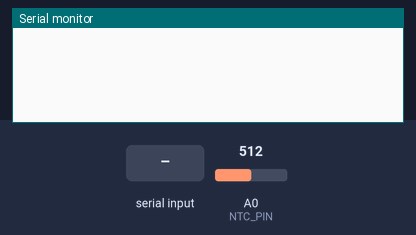
Simulated run of this sketch. Board: Arduino Uno, built with avr-gcc and run on an emulated ATmega328P. Parts: the last lines printed to the serial monitor. The inputs (shaded band) are chosen by the test bench; at power-on: A0 (NTC_PIN) = 512.

Above: at 0.9 s.
1.0 s: "1" received over Serial
At 1.26 s:
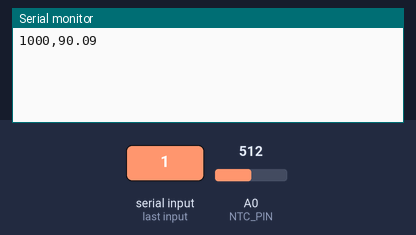
2.9 s: A0 (NTC_PIN) set to 716
At 3.26 s:
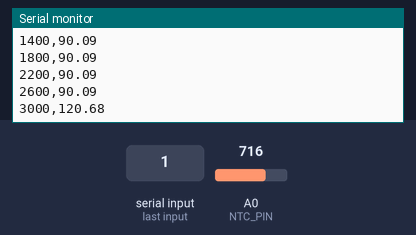
4.4 s: A0 (NTC_PIN) set to 900
At 4.46 s:
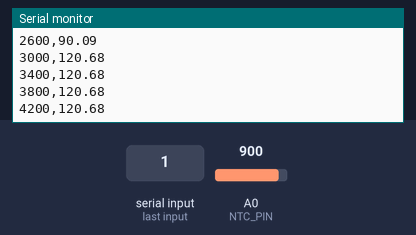
Timing chart, 0 to 7.4 s (numbered marks = the images above; inputs shaded):
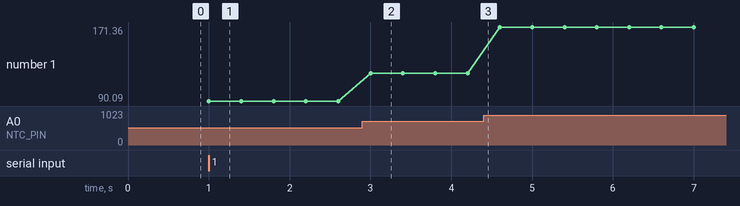

The sketch:

NTC_read.ino
```cpp
// تنظیمات NTC
int ssrPin = 9;
const float R_FIXED = 9330.0; // مقاومت سری (Ω)
const float R0 = 100000;      // مقاومت NTC در 25°C (Ω)
const float T0 = 25.0 + 273.15; // دمای مرجع (کلوین)
const float BETA = 3950.0;      // مقدار Beta

const int NTC_PIN = A0; // پین آنالوگ

unsigned long lastTime = 0;
const unsigned long Ts = 400;

void setup() {
  pinMode(ssrPin, OUTPUT);
  Serial.begin(9600);
  while(!Serial.available()){
    ; // don nothing untill python code runs.
  }
  Serial.read();
}

void loop() {
  unsigned long now = millis();
  int adc = analogRead(NTC_PIN);


  float R_ntc = R_FIXED * ((1023.0 / adc) - 1.0);


  float T = 1.0 / ( (1.0 / BETA) * log(R_ntc / R0 ) + (1.0 / T0) );


  float Tc = T - 273.15;

  if (Tc < 92){
    digitalWrite(ssrPin, HIGH);
  }else{
    digitalWrite(ssrPin, LOW);
  }

  if (now - lastTime >= Ts){
    lastTime = millis();
    Serial.print(now);
    Serial.print(",");
    Serial.println(Tc);
  }
}
```

Measured:
- after the input at 1.0 s, the serial monitor: prints a new line at once (image 1)
- after the input at 2.9 s, the serial monitor: prints a new line after 0.10 s (image 2)
- plotted number 1: 90.09 → 120.68 after the input at 2.9 s, 120.68 → 171.36 after the input at 4.4 s
